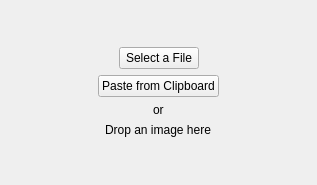
<?xml version="1.0" encoding="UTF-8"?>
<ui version="4.0">
 <!--
  SPDX-FileCopyrightText: 2022 Friedrich W. H. Kossebau <kossebau@kde.org>
  SPDX-License-Identifier: LGPL-2.1-or-later
 -->
 <class>Kodaskanna::ImageSource::ImageSelectWidget</class>
 <widget class="QWidget" name="Kodaskanna::ImageSource::ImageSelectWidget">
  <property name="geometry">
   <rect>
    <x>0</x>
    <y>0</y>
    <width>317</width>
    <height>185</height>
   </rect>
  </property>
  <layout class="QVBoxLayout">
   <item>
    <spacer name="verticalSpacer">
     <property name="orientation">
      <enum>Qt::Vertical</enum>
     </property>
     <property name="sizeHint" stdset="0">
      <size>
       <width>20</width>
       <height>40</height>
      </size>
     </property>
    </spacer>
   </item>
   <item>
    <layout class="QHBoxLayout">
     <item>
      <spacer>
       <property name="orientation">
        <enum>Qt::Horizontal</enum>
       </property>
       <property name="sizeHint" stdset="0">
        <size>
         <width>40</width>
         <height>20</height>
        </size>
       </property>
      </spacer>
     </item>
     <item>
      <widget class="QPushButton" name="openFileButton">
       <property name="text">
        <string>Select a File</string>
       </property>
       <property name="icon">
        <iconset theme="document-open"/>
       </property>
      </widget>
     </item>
     <item>
      <spacer>
       <property name="orientation">
        <enum>Qt::Horizontal</enum>
       </property>
       <property name="sizeHint" stdset="0">
        <size>
         <width>40</width>
         <height>20</height>
        </size>
       </property>
      </spacer>
     </item>
    </layout>
   </item>
   <item>
    <layout class="QHBoxLayout">
     <item>
      <spacer>
       <property name="orientation">
        <enum>Qt::Horizontal</enum>
       </property>
       <property name="sizeHint" stdset="0">
        <size>
         <width>40</width>
         <height>20</height>
        </size>
       </property>
      </spacer>
     </item>
     <item>
      <widget class="QPushButton" name="pasteFromClipboardButton">
       <property name="text">
        <string>Paste from Clipboard</string>
       </property>
       <property name="icon">
        <iconset theme="edit-paste"/>
       </property>
      </widget>
     </item>
     <item>
      <spacer>
       <property name="orientation">
        <enum>Qt::Horizontal</enum>
       </property>
       <property name="sizeHint" stdset="0">
        <size>
         <width>40</width>
         <height>20</height>
        </size>
       </property>
      </spacer>
     </item>
    </layout>
   </item>
   <item alignment="Qt::AlignHCenter">
    <widget class="QLabel" name="label">
     <property name="text">
      <string>or</string>
     </property>
    </widget>
   </item>
   <item alignment="Qt::AlignHCenter">
    <widget class="QLabel" name="dropMessage">
     <property name="text">
      <string>Drop an image here</string>
     </property>
    </widget>
   </item>
   <item>
    <spacer name="verticalSpacer_2">
     <property name="orientation">
      <enum>Qt::Vertical</enum>
     </property>
     <property name="sizeHint" stdset="0">
      <size>
       <width>20</width>
       <height>40</height>
      </size>
     </property>
    </spacer>
   </item>
  </layout>
 </widget>
 <resources/>
 <connections/>
</ui>
